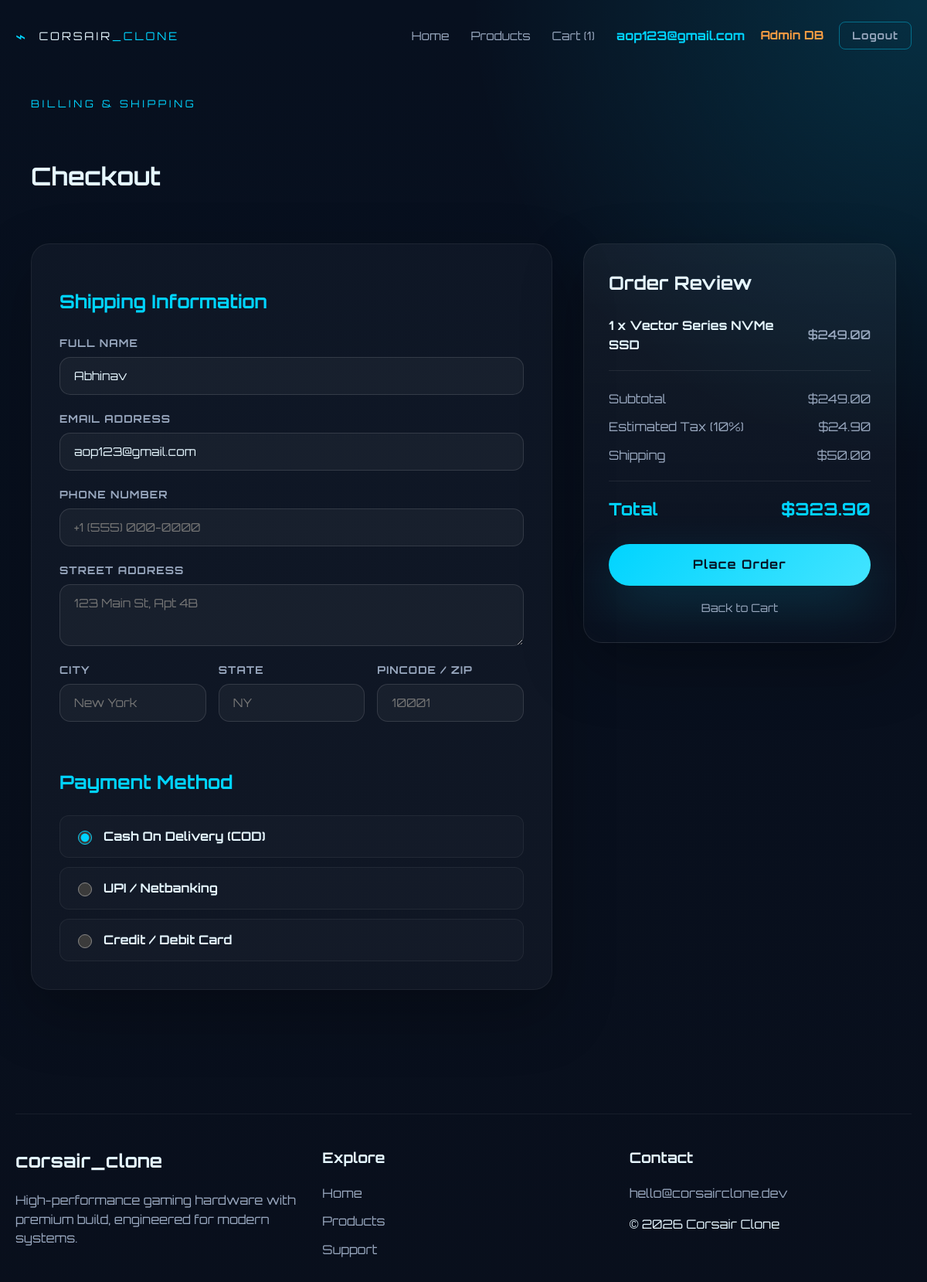
The app's page /checkout/ (signed in) with its own data.
### store/models.py (models this page shows, shortened)
class CartItem(models.Model):
    cart = models.ForeignKey(Cart, related_name="items", on_delete=models.CASCADE)
    product = models.ForeignKey(Product, on_delete=models.CASCADE)
    quantity = models.PositiveIntegerField(default=1)
    def total_price(self):
        return self.product.price * self.quantity

class Product(models.Model):
    name = models.CharField(max_length=255)
    slug = models.SlugField(max_length=255, unique=True)
    category = models.ForeignKey(Category, on_delete=models.SET_NULL, null=True, blank=True)
    description = models.TextField(blank=True)
    image = models.ImageField(upload_to="products/", blank=True, null=True)
    price = models.DecimalField(max_digits=10, decimal_places=2)
    stock_quantity = models.PositiveIntegerField(default=0)
    created_at = models.DateTimeField(auto_now_add=True)
    updated_at = models.DateTimeField(auto_now=True)
    class Meta:
        ordering = ["-created_at"]
        verbose_name = "Product"
        verbose_name_plural = "Products"

### store/views.py (the view)
# urls.py: path("checkout/", views.checkout_view, name="checkout"),
def checkout_view(request):
    cart = _get_or_create_cart(request)
    items = cart.items.select_related("product").all()
    if not items:
        return redirect("store:cart")
    subtotal = sum(item.total_price() for item in items)
    tax = subtotal * Decimal("0.1")
    shipping = 0 if subtotal > 500 else 50
    grand_total = subtotal + tax + shipping
    initial = {}
    if request.user.is_authenticated:
        user = request.user
        initial = {"full_name": user.get_full_name() or user.username, "email": user.email}
    return render(request, "store/checkout.html", {
        "items": items,
        "subtotal": subtotal,
        "tax": tax,
        "shipping": shipping,
        "grand_total": grand_total,
        "initial": initial,
    })

### store/context_processors.py (called while the page is built)
def cart_count(request):
    count = 0
    try:
        if request.user.is_authenticated:
            cart = Cart.objects.filter(user=request.user).order_by("-created_at").first()
            if cart:
                count = sum(item.quantity for item in cart.items.all())
        else:
            session_key = request.session.session_key
            if session_key:
                cart = Cart.objects.filter(session_key=session_key).order_by("-created_at").first()
                if cart:
                    count = sum(item.quantity for item in cart.items.all())
    except Exception:
        count = 0
    return {"cart_item_count": count}

### store/views.py (called while the page is built)
def _get_or_create_cart(request):
    if request.user.is_authenticated:
        cart, _ = Cart.objects.get_or_create(user=request.user)
        return cart
    if not request.session.session_key:
        request.session.create()
    session_key = request.session.session_key
    cart, _ = Cart.objects.get_or_create(session_key=session_key)
    return cart

### templates/store/checkout.html (shortened to what this page needs)
{% extends 'store/base.html' %}
{% block content %}
<div class="container">
  <div class="section-header" style="margin-bottom: 40px;">
    <span class="eyebrow">Billing & Shipping</span>
    <h1>Checkout</h1>
  </div>
  <form action="{% url 'store:place_order' %}" method="post">
    <div class="checkout-grid">
      <div class="checkout-card">
        <h2 style="font-size: 1.5rem; margin-bottom: 24px; color: var(--accent);">Shipping Information</h2>
        <div class="form-group">
          <label>Full Name</label>
          <input type="text" name="full_name" value="{{ initial.full_name|default:'' }}" required placeholder="John Doe">
        </div>
        <div class="form-group">
          <label>Email Address</label>
          <input type="email" name="email" value="{{ initial.email|default:'' }}" required placeholder="john@example.com">
        </div>
        <div class="form-group">
          <label>Phone Number</label>
          <input type="tel" name="phone" value="{{ initial.phone|default:'' }}" required placeholder="+1 (555) 000-0000">
        </div>
        <div class="form-group">
          <label>Street Address</label>
          <textarea name="address" required placeholder="123 Main St, Apt 4B" style="min-height: 80px;">{{ initial.address|default:'' }}</textarea>
        </div>
        <div class="form-row">
          <div class="form-group">
            <label>City</label>
            <input type="text" name="city" value="{{ initial.city|default:'' }}" required placeholder="New York">
          </div>
          <div class="form-group">
            <label>State</label>
            <input type="text" name="state" value="{{ initial.state|default:'' }}" required placeholder="NY">
          </div>
          <div class="form-group">
            <label>Pincode / ZIP</label>
            <input type="text" name="pincode" value="{{ initial.pincode|default:'' }}" required placeholder="10001">
          </div>
        </div>
        <h2 style="font-size: 1.5rem; margin-top: 40px; margin-bottom: 24px; color: var(--accent);">Payment Method</h2>
        <div class="payment-methods">
          <label>
            <input type="radio" name="payment_method" value="cod" {% if not initial.payment_method or initial.payment_method == 'cod' %}checked{% endif %}>
            <span>Cash On Delivery (COD)</span>
          </label>
          <label>
            <input type="radio" name="payment_method" value="upi" {% if initial.payment_method == 'upi' %}checked{% endif %}>
            <span>UPI / Netbanking</span>
          </label>
          <label>
            <input type="radio" name="payment_method" value="card" {% if initial.payment_method == 'card' %}checked{% endif %}>
            <span>Credit / Debit Card</span>
          </label>
        </div>
      </div>
      <div>
        <div class="order-summary-card">
          <h2 style="margin-top: 0; margin-bottom: 24px; font-size: 1.5rem;">Order Review</h2>
          <ul class="order-items-list">
            {% for item in items %}
              <li class="order-item-row">
                <span class="item-name">{{ item.quantity }} x {{ item.product.name }}</span>
                <span class="item-price">${{ item.total_price }}</span>
              </li>
            {% endfor %}
          </ul>
          <div style="display: flex; flex-direction: column; gap: 12px; margin-bottom: 20px;">
            <p style="display: flex; justify-content: space-between; color: var(--muted); margin: 0;">
              <span>Subtotal</span>
              <span>${{ subtotal|floatformat:2 }}</span>
            </p>
            <p style="display: flex; justify-content: space-between; color: var(--muted); margin: 0;">
              <span>Estimated Tax (10%)</span>
              <span>${{ tax|floatformat:2 }}</span>
            </p>
            <p style="display: flex; justify-content: space-between; color: var(--muted); margin: 0;">
              <span>Shipping</span>
              <span>{% if shipping == 0 %}Free{% else %}${{ shipping|floatformat:2 }}{% endif %}</span>
            </p>
          </div>
          <h3 style="display: flex; justify-content: space-between; border-top: 1px solid rgba(255,255,255,0.08); padding-top: 18px; margin-top: 18px; margin-bottom: 28px; color: var(--accent); font-size: 1.4rem;">
            <span>Total</span>
            <span>${{ grand_total|floatformat:2 }}</span>
          </h3>
          <button class="btn btn-primary" type="submit" style="display: flex; width: 100%;">Place Order</button>
          <div style="text-align: center; margin-top: 16px;">
            <a href="{% url 'store:cart' %}" style="color: var(--muted); font-size: 0.9rem;">Back to Cart</a>
          </div>
        </div>
      </div>
    </div>
  </form>
</div>
{% endblock %}

### templates/store/base.html (shortened to what this page needs)
{% load static %}
<!DOCTYPE html>
<html lang="en">
<head>
    <link rel="stylesheet" href="{% static 'css/style.css' %}">
</head>
<body>
    <header class="site-header">
        <div class="brand-container">
            <a href="{% url 'store:home' %}" class="brand-logo">
                <span class="brand-mark">⌁</span>
                <span>corsair<span class="brand-accent">_clone</span></span>
            </a>
        </div>
        <nav class="primary-nav">
            <ul>
                <li><a href="{% url 'store:home' %}">Home</a></li>
                <li><a href="{% url 'store:product_list' %}">Products</a></li>
                <li><a href="{% url 'store:cart' %}">Cart (<span id="cart-count">{{ cart_item_count|default:0 }}</span>)</a></li>
                {% if user.is_authenticated %}
                    <li class="nav-user-menu">
                        <span style="color: var(--accent); font-weight: 700; margin-right: 8px;">{{ user.email }}</span>
                        {% if user.is_staff or user.is_superuser %}
                            <a href="/admin/" style="color: #ff9f43; margin-right: 8px; font-weight: 700;" target="_blank">Admin DB</a>
                        {% endif %}
                        <a href="{% url 'store:logout' %}" class="btn btn-outline" style="min-height: 36px; padding: 0 16px; font-size: 0.85rem; border-radius: 8px; display: inline-flex;">Logout</a>
                    </li>
                {% else %}
                    <li><a href="{% url 'store:login_choice' %}" class="btn btn-outline" style="min-height: 36px; padding: 0 16px; font-size: 0.85rem; border-radius: 8px; display: inline-flex;">Login</a></li>
                {% endif %}
            </ul>
        </nav>
    </header>
    <main class="site-main">
        {% block content %}{% endblock %}
    </main>
    <footer class="site-footer">
        <div class="footer-grid">
            <div class="footer-brand">
                <h2>corsair_clone</h2>
                <p>High-performance gaming hardware with premium build, engineered for modern systems.</p>
            </div>
            <div>
                <h3>Explore</h3>
                <ul>
                    <li><a href="{% url 'store:home' %}">Home</a></li>
                    <li><a href="{% url 'store:product_list' %}">Products</a></li>
                    <li><a href="#">Support</a></li>
                </ul>
            </div>
            <div>
                <h3>Contact</h3>
                <p><a href="mailto:hello@corsairclone.dev">hello@corsairclone.dev</a></p>
                <p>© 2026 Corsair Clone</p>
            </div>
        </div>
    </footer>
</body>
</html>

### records on screen
CartItem: quantity "1", product.name "Vector Series NVMe SSD", total_price "249.00"

### other values on screen
{{ cart_item_count|default:0 }} "1"
{{ user.email }} "aop123@gmail.com"
{{ subtotal|floatformat:2 }} "249.00"
{{ tax|floatformat:2 }} "24.90"
{{ shipping|floatformat:2 }} "50.00"
{{ grand_total|floatformat:2 }} "323.90"
